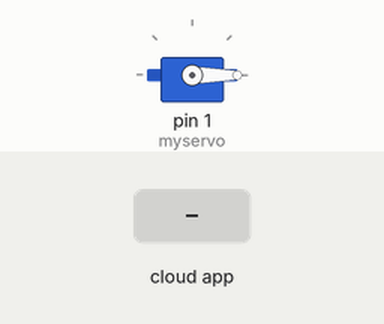
Bench run of a sketch on a simulated Arduino Uno, built with avr-gcc and run on an emulated ATmega328P. On the bench: servo. The test bench sets the inputs (shaded band). The ROS host is connected and sends only what is stated.

Above: at 10.2 s.
10.3 s: the phone or cloud app sets move_servo to 0
At 11.07 s:
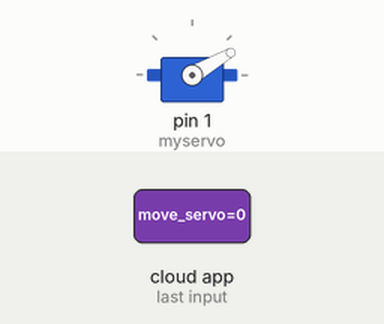
At 11.67 s:
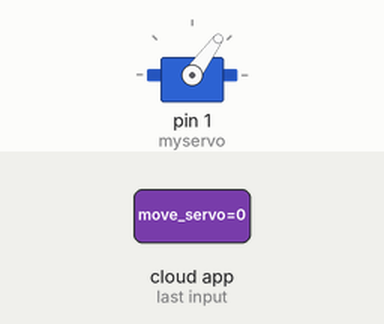
Timing chart, 0 to 20.8 s (numbered marks = the images above; inputs shaded):
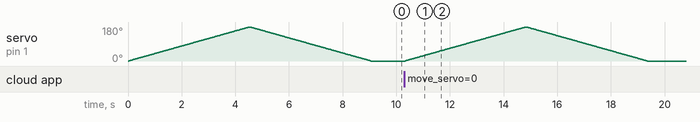

The sketch:

ROS_test_arbotix.ino
```cpp
#include <ros.h>
#include <std_msgs/Bool.h>
#include <std_msgs/Int32.h>

#include <ax12.h>
#include <BioloidController.h>
#include "poses.h"

#include <Servo.h>

BioloidController bioloid = BioloidController(1000000);

Servo myservo;

int pos = 0;

void LED_CB(const std_msgs::Bool& LED_msg);
void servo_CB(const std_msgs::Int32& servo_msg);

// Node handler
ros::NodeHandle nh;

ros::Subscriber<std_msgs::Bool> LED_sub("toggle_LED", &LED_CB);

//ros::Subscriber<std_msgs::Int32> pose_sub("move_pose", &pose_CB);
ros::Subscriber<std_msgs::Int32> servo_sub("move_servo", &servo_CB);


void LED_CB(const std_msgs::Bool& LED_msg) {

if(LED_msg.data == 1){
  ax12SetRegister(1,25, 1);
}else{
  ax12SetRegister(1,25, 0);
}
//ax12SetRegister(1,25, 1);

}

void servo_CB(const std_msgs::Int32& servo_msg) {

for(pos = 0;pos<=180;pos++){
  //ax12SetRegister(1,25, 1);
  myservo.write(pos);
  delay(25);
}
for(pos = 180;pos>=0;pos--){
  //ax12SetRegister(1,25, 0);
  myservo.write(pos);
  delay(25);
}
  pos = 0;
}


void mov_ser() {

for(pos = 0;pos<=180;pos++){
  ax12SetRegister(1,25, 1);
  myservo.write(pos);
  delay(25);
}
for(pos = 180;pos>=0;pos--){
  ax12SetRegister(1,25, 0);
  myservo.write(pos);
  delay(25);
}
  pos = 0;
}


void MoveCenter(){
 // const uint16_t Center[] = {3, 2048, 2048, 2048};
    delay(100);                    // recommended pause
    bioloid.loadPose(Center);   // load the pose from FLASH, into the nextPose buffer
    bioloid.readPose();            // read in current servo positions to the curPose buffer
    delay(1000);
    bioloid.interpolateSetup(1000); // setup for interpolation from current->next over 1/2 a second
    while(bioloid.interpolating > 0){  // do this while we have not reached our new pose
        bioloid.interpolateStep();     // move servos, if necessary.
        delay(3);
    }
  }


void setup() {
  //myservo.write(0);
  myservo.attach(1);
  myservo.write(0);
  mov_ser();
  nh.initNode();
  // Init Subs
  nh.subscribe(LED_sub);
  nh.subscribe(servo_sub);
  //ax12Init(1000000);
  // MoveCenter();


}

void loop() {
  nh.spinOnce();
  delay(1);

}
```

poses.h
```cpp
#ifndef POSES
#define POSES

#include <avr/pgmspace.h>

PROGMEM const uint16_t Center[] = {3, 2048, 2048, 2048};


#endif
```

Measured:
- after the input at 10.3 s, servo on pin 1 (myservo): rises from 0° to 180° in 4.5 s, then falls to 0° in 4.5 s
